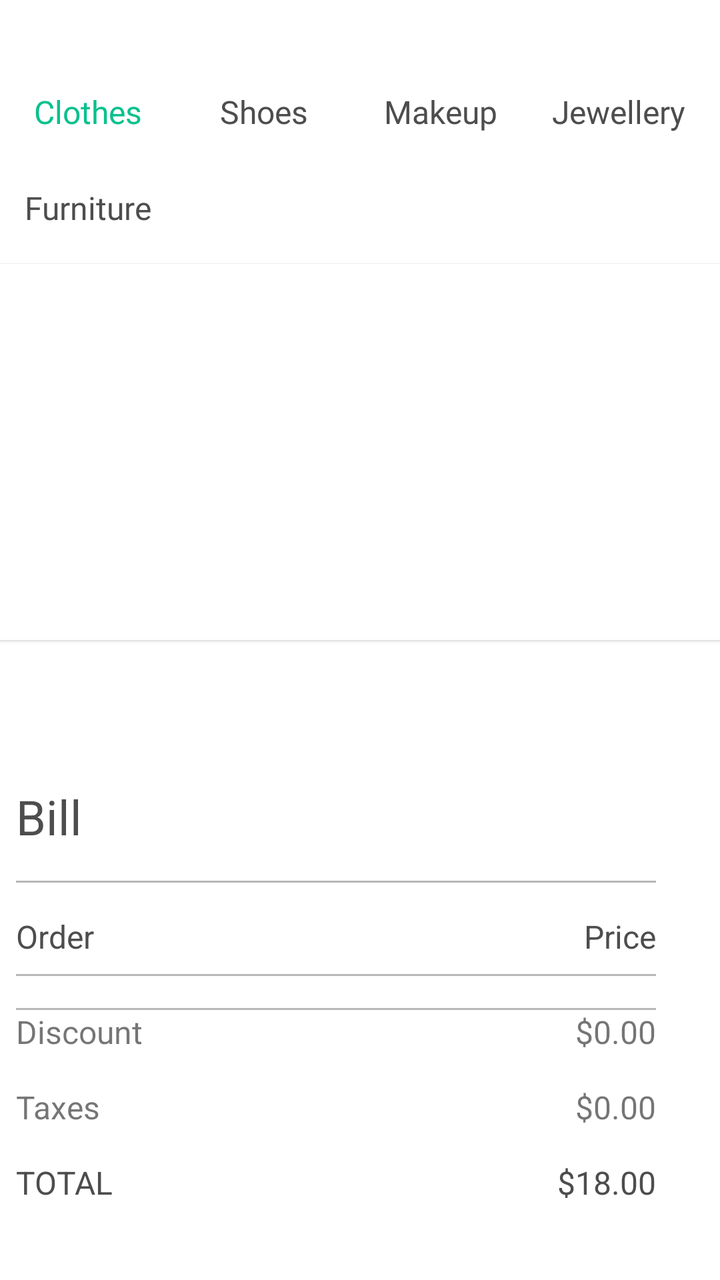
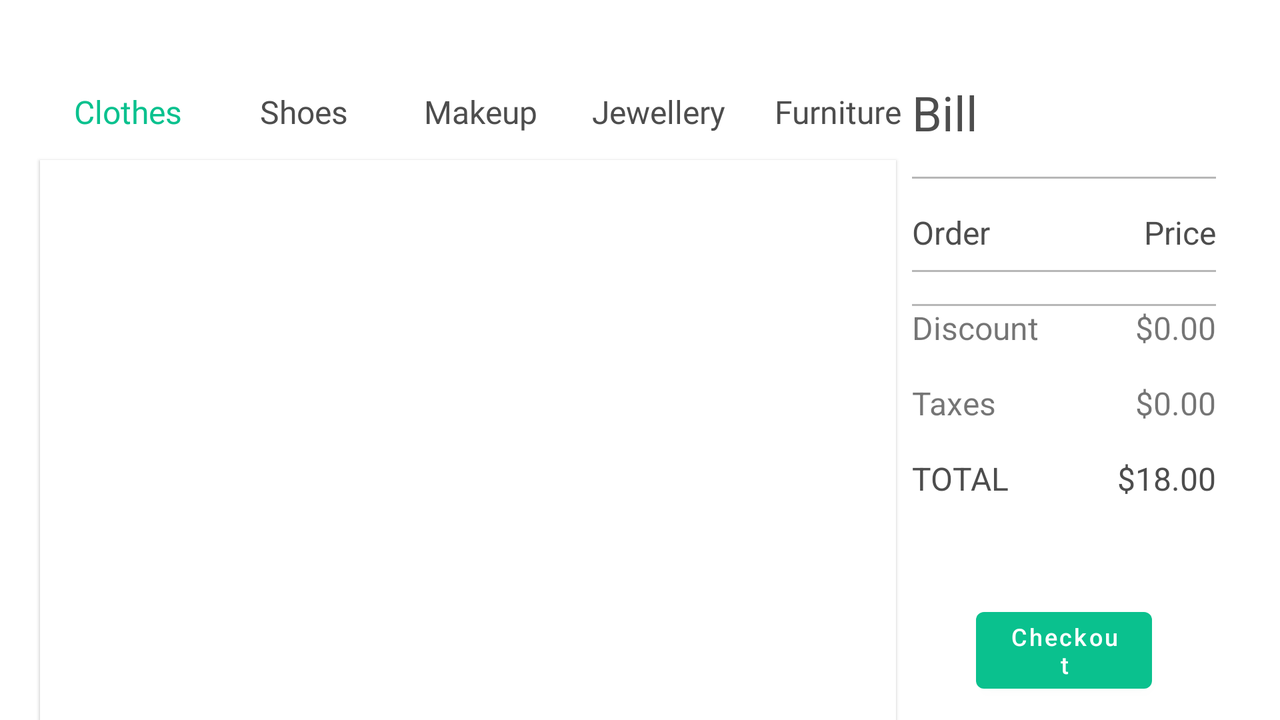

An Android layout and its configuration variant, each rendered on a device that would load it. The default file and the variant file are quoted in full after the pictures.
<!-- AndroidManifest.xml: application theme Theme.Product -->
<!-- res/layout/activity_products.xml -->
<?xml version="1.0" encoding="utf-8"?>
<androidx.constraintlayout.widget.ConstraintLayout xmlns:android="http://schemas.android.com/apk/res/android"
    xmlns:app="http://schemas.android.com/apk/res-auto"
    xmlns:tools="http://schemas.android.com/tools"
    android:layout_width="match_parent"
    android:layout_height="match_parent"
    tools:context=".ProductsActivity">

    <ScrollView
        android:layout_width="0dp"
        android:layout_height="0dp"
        android:layout_marginTop="32dp"
        android:fillViewport="true"
        android:scrollbars="none"
        app:layout_constraintBottom_toBottomOf="parent"
        app:layout_constraintEnd_toEndOf="parent"
        app:layout_constraintStart_toStartOf="parent"
        app:layout_constraintTop_toBottomOf="@+id/rvpr">

        <androidx.constraintlayout.widget.ConstraintLayout
            android:layout_width="match_parent"
            android:layout_height="match_parent">

            <androidx.cardview.widget.CardView
                android:id="@+id/cardView4"
                android:layout_width="0dp"
                android:layout_height="wrap_content"
                android:layout_marginStart="8dp"
                android:layout_marginTop="32dp"
                android:layout_marginEnd="16dp"
                app:cardCornerRadius="0dp"
                app:cardElevation="0dp"
                app:layout_constraintEnd_toEndOf="parent"
                app:layout_constraintStart_toStartOf="parent"
                app:layout_constraintTop_toTopOf="parent">

                <androidx.constraintlayout.widget.ConstraintLayout
                    android:layout_width="match_parent"
                    android:layout_height="match_parent">

                    <TextView
                        android:id="@+id/textView6"
                        android:layout_width="wrap_content"
                        android:layout_height="wrap_content"
                        android:text="Order"
                        android:textColor="@color/black"
                        android:textSize="16sp"
                        app:layout_constraintBottom_toBottomOf="@+id/textView12"

                        app:layout_constraintHorizontal_chainStyle="spread_inside"
                        app:layout_constraintStart_toStartOf="parent"
                        app:layout_constraintTop_toTopOf="@+id/textView12" />

                    <androidx.recyclerview.widget.RecyclerView
                        android:id="@+id/RV1"
                        android:layout_width="0dp"
                        android:layout_height="wrap_content"
                        android:layout_marginTop="8dp"
                        app:layout_constraintEnd_toStartOf="@+id/guideline12"
                        app:layout_constraintStart_toStartOf="parent"
                        app:layout_constraintTop_toBottomOf="@+id/view3" />

                    <TextView
                        android:id="@+id/textView29"
                        android:layout_width="wrap_content"
                        android:layout_height="wrap_content"
                        android:layout_marginTop="16dp"
                        android:text="TOTAL"
                        android:textColor="@color/black"
                        android:textSize="16sp"
                        app:layout_constraintHorizontal_chainStyle="spread_inside"

                        app:layout_constraintStart_toStartOf="parent"
                        app:layout_constraintTop_toBottomOf="@+id/textView27" />

                    <TextView
                        android:id="@+id/textView30"
                        android:layout_width="wrap_content"
                        android:layout_height="wrap_content"
                        android:text="$18.00"
                        android:textColor="@color/black"
                        android:textSize="16sp"
                        app:layout_constraintBaseline_toBaselineOf="@+id/textView29"
                        app:layout_constraintEnd_toStartOf="@+id/guideline12"
                        app:layout_constraintHorizontal_chainStyle="spread_inside" />


                    <TextView
                        android:id="@+id/textView25"
                        android:layout_width="wrap_content"
                        android:layout_height="wrap_content"
                        android:text="Discount"
                        android:textSize="16sp"
                        app:layout_constraintHorizontal_chainStyle="spread_inside"
                        app:layout_constraintStart_toStartOf="parent"
                        app:layout_constraintTop_toBottomOf="@+id/view" />

                    <TextView
                        android:id="@+id/textView27"
                        android:layout_width="wrap_content"
                        android:layout_height="wrap_content"
                        android:layout_marginTop="16dp"
                        android:text="Taxes"
                        android:textSize="16sp"
                        app:layout_constraintHorizontal_chainStyle="spread_inside"
                        app:layout_constraintStart_toStartOf="parent"
                        app:layout_constraintTop_toBottomOf="@+id/textView25" />

                    <TextView
                        android:id="@+id/textView26"
                        android:layout_width="wrap_content"
                        android:layout_height="wrap_content"
                        android:text="$0.00"
                        android:textSize="16sp"
                        app:layout_constraintBaseline_toBaselineOf="@+id/textView25"
                        app:layout_constraintEnd_toStartOf="@+id/guideline12"
                        app:layout_constraintHorizontal_chainStyle="spread_inside" />

                    <TextView
                        android:id="@+id/textView28"
                        android:layout_width="wrap_content"
                        android:layout_height="wrap_content"
                        android:text="$0.00"
                        android:textSize="16sp"
                        app:layout_constraintBaseline_toBaselineOf="@+id/textView27"
                        app:layout_constraintEnd_toStartOf="@+id/guideline12"
                        app:layout_constraintHorizontal_chainStyle="spread_inside" />

                    <TextView
                        android:id="@+id/textView12"
                        android:layout_width="wrap_content"
                        android:layout_height="wrap_content"
                        android:layout_marginTop="16dp"
                        android:text="Price"
                        android:textColor="@color/black"
                        android:textSize="16sp"
                        app:layout_constraintEnd_toStartOf="@+id/guideline12"
                        app:layout_constraintTop_toBottomOf="@+id/view2" />

                    <TextView
                        android:id="@+id/textView8"
                        android:layout_width="wrap_content"
                        android:layout_height="wrap_content"
                        android:layout_marginTop="8dp"
                        android:text="Bill"
                        android:textColor="@color/black"
                        android:textSize="24sp"
                        app:layout_constraintStart_toStartOf="parent"
                        app:layout_constraintTop_toTopOf="parent" />

                    <View
                        android:id="@+id/view"
                        android:layout_width="0dp"
                        android:layout_height="1dp"
                        android:layout_marginTop="8dp"
                        android:alpha="0.4"
                        android:background="@color/black"
                        app:layout_constraintEnd_toStartOf="@+id/guideline12"
                        app:layout_constraintStart_toStartOf="parent"
                        app:layout_constraintTop_toBottomOf="@+id/RV1" />

                    <View
                        android:id="@+id/view2"
                        android:layout_width="0dp"
                        android:layout_height="1dp"
                        android:layout_marginTop="16dp"
                        android:alpha="0.4"
                        android:background="@color/black"
                        app:layout_constraintEnd_toStartOf="@+id/guideline12"
                        app:layout_constraintStart_toStartOf="parent"
                        app:layout_constraintTop_toBottomOf="@+id/textView8" />

                    <View
                        android:id="@+id/view3"
                        android:layout_width="0dp"
                        android:layout_height="1dp"
                        android:layout_marginTop="8dp"
                        android:alpha="0.4"
                        android:background="@color/black"
                        app:layout_constraintEnd_toStartOf="@+id/guideline12"
                        app:layout_constraintStart_toStartOf="parent"
                        app:layout_constraintTop_toBottomOf="@+id/textView6" />


                    <androidx.constraintlayout.widget.Guideline
                        android:id="@+id/guideline12"
                        android:layout_width="wrap_content"
                        android:layout_height="wrap_content"
                        android:orientation="vertical"
                        app:layout_constraintGuide_end="16dp" />

                    <com.google.android.material.button.MaterialButton
                        android:id="@+id/button18"
                        android:layout_width="0dp"
                        android:layout_height="wrap_content"
                        android:layout_marginStart="32dp"
                        android:layout_marginTop="50dp"
                        android:layout_marginEnd="32dp"
                        android:layout_marginBottom="30dp"
                        android:onClick="checkout"
                        android:text="Checkout"
                        android:textAllCaps="false"
                        android:textColor="@color/white"
                        android:textSize="12sp"
                        app:layout_constraintBottom_toBottomOf="parent"
                        app:layout_constraintEnd_toStartOf="@+id/guideline12"
                        app:layout_constraintStart_toStartOf="parent"
                        app:layout_constraintTop_toBottomOf="@+id/textView29" />

                </androidx.constraintlayout.widget.ConstraintLayout>
            </androidx.cardview.widget.CardView>

        </androidx.constraintlayout.widget.ConstraintLayout>
    </ScrollView>

    <androidx.cardview.widget.CardView
        android:id="@+id/rvpr"
        android:layout_width="0dp"
        android:layout_height="0dp"
        android:layout_marginTop="4dp"
        app:cardCornerRadius="0dp"
        app:cardElevation="1dp"
        app:layout_constraintBottom_toTopOf="@+id/guideline"
        app:layout_constraintEnd_toEndOf="parent"
        app:layout_constraintStart_toStartOf="@+id/guideline2"
        app:layout_constraintTop_toBottomOf="@+id/btn_cat5">

        <androidx.recyclerview.widget.RecyclerView
            android:id="@+id/RV"
            android:layout_width="match_parent"
            android:layout_height="match_parent">

        </androidx.recyclerview.widget.RecyclerView>

    </androidx.cardview.widget.CardView>

    <com.google.android.material.button.MaterialButton
        android:id="@+id/btn_cat1"
        style="@style/Widget.Material3.Button.TextButton"
        android:layout_width="wrap_content"
        android:layout_height="wrap_content"
        android:layout_marginTop="32dp"
        android:fontFamily="@font/poppins_bold"
        android:text="Clothes"
        android:textAllCaps="false"
        android:textColor="@color/purple_500"
        android:textSize="16dp"
        app:layout_constraintStart_toStartOf="@+id/guideline2"
        app:layout_constraintTop_toTopOf="parent" />

    <com.google.android.material.button.MaterialButton
        android:id="@+id/btn_cat2"
        style="@style/Widget.Material3.Button.TextButton"
        android:layout_width="wrap_content"
        android:layout_height="wrap_content"
        android:fontFamily="@font/poppins_semibold"
        android:text="Shoes"
        android:textAllCaps="false"
        android:textColor="@color/black"
        android:textSize="16dp"
        app:layout_constraintBottom_toBottomOf="@+id/btn_cat1"
        app:layout_constraintStart_toEndOf="@+id/btn_cat1"
        app:layout_constraintTop_toTopOf="@+id/btn_cat1" />

    <com.google.android.material.button.MaterialButton
        android:id="@+id/btn_cat3"
        style="@style/Widget.Material3.Button.TextButton"
        android:layout_width="wrap_content"
        android:layout_height="wrap_content"
        android:fontFamily="@font/poppins_semibold"
        android:text="Makeup"
        android:textAllCaps="false"
        android:textColor="@color/black"
        android:textSize="16dp"
        app:layout_constraintBottom_toBottomOf="@+id/btn_cat2"
        app:layout_constraintStart_toEndOf="@+id/btn_cat2"
        app:layout_constraintTop_toTopOf="@+id/btn_cat1" />

    <com.google.android.material.button.MaterialButton
        android:id="@+id/btn_cat4"
        style="@style/Widget.Material3.Button.TextButton"
        android:layout_width="wrap_content"
        android:layout_height="wrap_content"
        android:fontFamily="@font/poppins_semibold"
        android:text="Jewellery"
        android:textAllCaps="false"
        android:textColor="@color/black"
        android:textSize="16dp"
        app:layout_constraintBottom_toBottomOf="@+id/btn_cat2"
        app:layout_constraintStart_toEndOf="@+id/btn_cat3"
        app:layout_constraintTop_toTopOf="@+id/btn_cat1" />

    <com.google.android.material.button.MaterialButton
        android:id="@+id/btn_cat5"
        style="@style/Widget.Material3.Button.TextButton"
        android:layout_width="wrap_content"
        android:layout_height="wrap_content"
        android:fontFamily="@font/poppins_semibold"
        android:text="Furniture"
        android:textAllCaps="false"
        android:textColor="@color/black"
        android:textSize="16dp"
        app:layout_constraintStart_toStartOf="parent"
        app:layout_constraintTop_toBottomOf="@+id/btn_cat1" />

    <androidx.constraintlayout.widget.Guideline
        android:id="@+id/guideline2"
        android:layout_width="wrap_content"
        android:layout_height="wrap_content"
        android:orientation="vertical"
        app:layout_constraintGuide_begin="0dp" />
    <androidx.constraintlayout.widget.Guideline
        android:id="@+id/guideline"
        android:layout_width="wrap_content"
        android:layout_height="wrap_content"
        android:orientation="horizontal"
        app:layout_constraintGuide_percent=".5" />

</androidx.constraintlayout.widget.ConstraintLayout>
<!-- resources referenced by this layout -->
<resources>
  <color name="black">#4d4d4d</color>
  <color name="purple_500">#0ac18e</color>
  <color name="white">#FFFFFFFF</color>
  <style name="Theme.Product" parent="Theme.MaterialComponents.DayNight.DarkActionBar">
          
          <item name="colorPrimary">@color/purple_500</item>
          <item name="colorPrimaryVariant">@color/purple_700</item>
          <item name="colorOnPrimary">@color/white</item>
          
          <item name="colorSecondary">@color/teal_200</item>
          <item name="colorSecondaryVariant">@color/teal_700</item>
          <item name="colorOnSecondary">@color/black</item>
          
          <item name="android:statusBarColor" tools:targetApi="l">?attr/colorPrimaryVariant</item>
          
      </style>
  <color name="purple_700">#4d4d4d </color>
  <color name="teal_200">#0ac18e</color>
  <color name="teal_700">#0ac18e</color>
</resources>
<!-- res/layout-land/activity_products.xml (the repository's variant of the layout above) -->
<!-- drawn on the phone turned sideways -->
<?xml version="1.0" encoding="utf-8"?>
<androidx.constraintlayout.widget.ConstraintLayout xmlns:android="http://schemas.android.com/apk/res/android"
    xmlns:app="http://schemas.android.com/apk/res-auto"
    xmlns:tools="http://schemas.android.com/tools"
    android:layout_width="match_parent"
    android:layout_height="match_parent"
    tools:context=".ProductsActivity">

    <ScrollView
        android:layout_width="0dp"
        android:layout_height="0dp"
        android:fillViewport="true"
        android:scrollbars="none"
        app:layout_constraintBottom_toBottomOf="parent"
        app:layout_constraintEnd_toEndOf="parent"
        app:layout_constraintStart_toStartOf="@+id/guideline4"
        app:layout_constraintTop_toTopOf="parent">

        <androidx.constraintlayout.widget.ConstraintLayout
            android:layout_width="match_parent"
            android:layout_height="match_parent">

            <androidx.cardview.widget.CardView
                android:id="@+id/cardView4"
                android:layout_width="0dp"
                android:layout_height="wrap_content"
                android:layout_marginStart="8dp"
                android:layout_marginTop="32dp"
                android:layout_marginEnd="16dp"
                app:cardCornerRadius="0dp"
                app:cardElevation="0dp"
                app:layout_constraintEnd_toEndOf="parent"
                app:layout_constraintStart_toStartOf="parent"
                app:layout_constraintTop_toTopOf="parent">

                <androidx.constraintlayout.widget.ConstraintLayout
                    android:layout_width="match_parent"
                    android:layout_height="match_parent">

                    <TextView
                        android:id="@+id/textView6"
                        android:layout_width="wrap_content"
                        android:layout_height="wrap_content"
                        android:text="Order"
                        android:textColor="@color/black"
                        android:textSize="16sp"
                        app:layout_constraintBottom_toBottomOf="@+id/textView12"

                        app:layout_constraintHorizontal_chainStyle="spread_inside"
                        app:layout_constraintStart_toStartOf="parent"
                        app:layout_constraintTop_toTopOf="@+id/textView12" />

                    <androidx.recyclerview.widget.RecyclerView
                        android:id="@+id/RV1"
                        android:layout_width="0dp"
                        android:layout_height="wrap_content"
                        android:layout_marginTop="8dp"
                        app:layout_constraintEnd_toStartOf="@+id/guideline12"
                        app:layout_constraintStart_toStartOf="parent"
                        app:layout_constraintTop_toBottomOf="@+id/view3" />
                    <TextView
                        android:id="@+id/textView29"
                        android:layout_width="wrap_content"
                        android:layout_height="wrap_content"
                        android:layout_marginTop="16dp"
                        android:text="TOTAL"
                        android:textColor="@color/black"
                        android:textSize="16sp"
                        app:layout_constraintHorizontal_chainStyle="spread_inside"

                        app:layout_constraintStart_toStartOf="parent"
                        app:layout_constraintTop_toBottomOf="@+id/textView27" />

                    <TextView
                        android:id="@+id/textView30"
                        android:layout_width="wrap_content"
                        android:layout_height="wrap_content"
                        android:text="$18.00"
                        android:textColor="@color/black"
                        android:textSize="16sp"
                        app:layout_constraintBaseline_toBaselineOf="@+id/textView29"
                        app:layout_constraintEnd_toStartOf="@+id/guideline12"
                        app:layout_constraintHorizontal_chainStyle="spread_inside" />


                    <TextView
                        android:id="@+id/textView25"
                        android:layout_width="wrap_content"
                        android:layout_height="wrap_content"
                        android:text="Discount"
                        android:textSize="16sp"
                        app:layout_constraintHorizontal_chainStyle="spread_inside"
                        app:layout_constraintStart_toStartOf="parent"
                        app:layout_constraintTop_toBottomOf="@+id/view" />

                    <TextView
                        android:id="@+id/textView27"
                        android:layout_width="wrap_content"
                        android:layout_height="wrap_content"
                        android:layout_marginTop="16dp"
                        android:text="Taxes"
                        android:textSize="16sp"
                        app:layout_constraintHorizontal_chainStyle="spread_inside"
                        app:layout_constraintStart_toStartOf="parent"
                        app:layout_constraintTop_toBottomOf="@+id/textView25" />

                    <TextView
                        android:id="@+id/textView26"
                        android:layout_width="wrap_content"
                        android:layout_height="wrap_content"
                        android:text="$0.00"
                        android:textSize="16sp"
                        app:layout_constraintBaseline_toBaselineOf="@+id/textView25"
                        app:layout_constraintEnd_toStartOf="@+id/guideline12"
                        app:layout_constraintHorizontal_chainStyle="spread_inside" />

                    <TextView
                        android:id="@+id/textView28"
                        android:layout_width="wrap_content"
                        android:layout_height="wrap_content"
                        android:text="$0.00"
                        android:textSize="16sp"
                        app:layout_constraintBaseline_toBaselineOf="@+id/textView27"
                        app:layout_constraintEnd_toStartOf="@+id/guideline12"
                        app:layout_constraintHorizontal_chainStyle="spread_inside" />

                    <TextView
                        android:id="@+id/textView12"
                        android:layout_width="wrap_content"
                        android:layout_height="wrap_content"
                        android:layout_marginTop="16dp"
                        android:text="Price"
                        android:textColor="@color/black"
                        android:textSize="16sp"
                        app:layout_constraintEnd_toStartOf="@+id/guideline12"
                        app:layout_constraintTop_toBottomOf="@+id/view2" />

                    <TextView
                        android:id="@+id/textView8"
                        android:layout_width="wrap_content"
                        android:layout_height="wrap_content"
                        android:layout_marginTop="8dp"
                        android:text="Bill"
                        android:textColor="@color/black"
                        android:textSize="24sp"
                        app:layout_constraintStart_toStartOf="parent"
                        app:layout_constraintTop_toTopOf="parent" />

                    <View
                        android:id="@+id/view"
                        android:layout_width="0dp"
                        android:layout_height="1dp"
                        android:layout_marginTop="8dp"
                        android:alpha="0.4"
                        android:background="@color/black"
                        app:layout_constraintEnd_toStartOf="@+id/guideline12"
                        app:layout_constraintStart_toStartOf="parent"
                        app:layout_constraintTop_toBottomOf="@+id/RV1" />

                    <View
                        android:id="@+id/view2"
                        android:layout_width="0dp"
                        android:layout_height="1dp"
                        android:layout_marginTop="16dp"
                        android:alpha="0.4"
                        android:background="@color/black"
                        app:layout_constraintEnd_toStartOf="@+id/guideline12"
                        app:layout_constraintStart_toStartOf="parent"
                        app:layout_constraintTop_toBottomOf="@+id/textView8" />

                    <View
                        android:id="@+id/view3"
                        android:layout_width="0dp"
                        android:layout_height="1dp"
                        android:layout_marginTop="8dp"
                        android:alpha="0.4"
                        android:background="@color/black"
                        app:layout_constraintEnd_toStartOf="@+id/guideline12"
                        app:layout_constraintStart_toStartOf="parent"
                        app:layout_constraintTop_toBottomOf="@+id/textView6" />

                    <androidx.constraintlayout.widget.Guideline
                        android:id="@+id/guideline12"
                        android:layout_width="wrap_content"
                        android:layout_height="wrap_content"
                        android:orientation="vertical"
                        app:layout_constraintGuide_end="16dp" />

                    <com.google.android.material.button.MaterialButton
                        android:id="@+id/button18"
                        android:layout_width="0dp"
                        android:layout_height="wrap_content"
                        android:layout_marginStart="32dp"
                        android:layout_marginTop="50dp"
                        android:layout_marginEnd="32dp"
                        android:layout_marginBottom="30dp"
                        android:onClick="checkout"
                        android:text="Checkout"
                        android:textAllCaps="false"
                        android:textColor="@color/white"
                        android:textSize="12sp"
                        app:layout_constraintBottom_toBottomOf="parent"
                        app:layout_constraintEnd_toStartOf="@+id/guideline12"
                        app:layout_constraintStart_toStartOf="parent"
                        app:layout_constraintTop_toBottomOf="@+id/textView29" />

                </androidx.constraintlayout.widget.ConstraintLayout>
            </androidx.cardview.widget.CardView>

        </androidx.constraintlayout.widget.ConstraintLayout>
    </ScrollView>

    <androidx.cardview.widget.CardView
        android:layout_width="0dp"
        android:layout_height="0dp"
        app:cardCornerRadius="0dp"
        app:cardElevation="1dp"
        app:layout_constraintBottom_toBottomOf="parent"
        app:layout_constraintEnd_toStartOf="@+id/guideline4"
        app:layout_constraintStart_toStartOf="@+id/guideline2"
        app:layout_constraintTop_toBottomOf="@+id/btn_cat1">
        <androidx.recyclerview.widget.RecyclerView
            android:layout_width="match_parent"
            android:layout_height="match_parent"
            android:id="@+id/RV">

        </androidx.recyclerview.widget.RecyclerView>

    </androidx.cardview.widget.CardView>

    <com.google.android.material.button.MaterialButton
        android:id="@+id/btn_cat1"
        style="@style/Widget.Material3.Button.TextButton"
        android:layout_width="wrap_content"
        android:layout_height="wrap_content"
        android:layout_marginTop="32dp"
        android:fontFamily="@font/poppins_bold"
        android:text="Clothes"
        android:textAllCaps="false"
        android:textColor="@color/purple_500"
        android:textSize="16dp"
        app:layout_constraintStart_toStartOf="@+id/guideline2"
        app:layout_constraintTop_toTopOf="parent" />

    <com.google.android.material.button.MaterialButton
        android:id="@+id/btn_cat2"
        style="@style/Widget.Material3.Button.TextButton"
        android:layout_width="wrap_content"
        android:layout_height="wrap_content"
        android:fontFamily="@font/poppins_semibold"
        android:text="Shoes"
        android:textAllCaps="false"
        android:textColor="@color/black"
        android:textSize="16dp"
        app:layout_constraintBottom_toBottomOf="@+id/btn_cat1"
        app:layout_constraintStart_toEndOf="@+id/btn_cat1"
        app:layout_constraintTop_toTopOf="@+id/btn_cat1" />

    <com.google.android.material.button.MaterialButton
        android:id="@+id/btn_cat3"
        style="@style/Widget.Material3.Button.TextButton"
        android:layout_width="wrap_content"
        android:layout_height="wrap_content"
        android:fontFamily="@font/poppins_semibold"
        android:text="Makeup"
        android:textAllCaps="false"
        android:textColor="@color/black"
        android:textSize="16dp"
        app:layout_constraintBottom_toBottomOf="@+id/btn_cat2"
        app:layout_constraintStart_toEndOf="@+id/btn_cat2"
        app:layout_constraintTop_toTopOf="@+id/btn_cat1" />

    <com.google.android.material.button.MaterialButton
        android:id="@+id/btn_cat4"
        style="@style/Widget.Material3.Button.TextButton"
        android:layout_width="wrap_content"
        android:layout_height="wrap_content"
        android:fontFamily="@font/poppins_semibold"
        android:text="Jewellery"
        android:textAllCaps="false"
        android:textColor="@color/black"
        android:textSize="16dp"
        app:layout_constraintBottom_toBottomOf="@+id/btn_cat2"
        app:layout_constraintStart_toEndOf="@+id/btn_cat3"
        app:layout_constraintTop_toTopOf="@+id/btn_cat1" />

    <com.google.android.material.button.MaterialButton
        android:id="@+id/btn_cat5"
        style="@style/Widget.Material3.Button.TextButton"
        android:layout_width="wrap_content"
        android:layout_height="wrap_content"
        android:fontFamily="@font/poppins_semibold"
        android:text="Furniture"
        android:textAllCaps="false"
        android:textColor="@color/black"
        android:textSize="16dp"
        app:layout_constraintBottom_toBottomOf="@+id/btn_cat2"
        app:layout_constraintStart_toEndOf="@+id/btn_cat4"
        app:layout_constraintTop_toTopOf="@+id/btn_cat1" />

    <androidx.constraintlayout.widget.Guideline
        android:id="@+id/guideline2"
        android:layout_width="wrap_content"
        android:layout_height="wrap_content"
        android:orientation="vertical"
        app:layout_constraintGuide_begin="20dp" />

    <androidx.constraintlayout.widget.Guideline
        android:id="@+id/guideline4"
        android:layout_width="wrap_content"
        android:layout_height="wrap_content"
        android:orientation="vertical"
        app:layout_constraintGuide_percent=".7" />

</androidx.constraintlayout.widget.ConstraintLayout>
